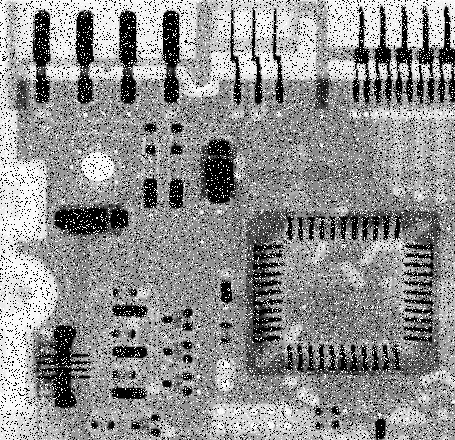
#> input picture images/ckt-board-saltpep.tif, 455 x 440 px
$ python q1.3_sharpen_moon.py images/ckt-board-saltpep.tif out.png   (Python 2 division)
#> lines starting #> are read from the running program, lines starting #| are printed output that depends on the picture
from PIL import Image
import numpy
import random
import sys
import math

im = Image.open(sys.argv[1])
#> im is the input picture: PIL image 455x440 L; min 0, max 255, mean 144.1

imarray = numpy.array(im)

def laplacianFilter():


	mask = [[0, -1, 0],
			[-1, 5, -1],
			[0, -1, 0]]

	outarray = [[0 for x in range(imarray.shape[1])] for y in range(imarray.shape[0])]


	i = 1
	while (i<imarray.shape[0]-1):
		j = 1
		while (j<imarray.shape[1]-1):
			total = (mask[0][0]*imarray[i-1][j-1] + mask[0][1]*imarray[i-1][j] + mask[0][2]*imarray[i-1][j+1]) + \
			(mask[1][0]*imarray[i][j-1] + mask[1][1]*imarray[i][j] + mask[1][2]*imarray[i][j+1]) + \
			(mask[2][0]*imarray[i+1][j-1] + mask[2][1]*imarray[i+1][j] + mask[2][2]*imarray[i+1][j+1])


			val = int(total)

			if val < 0:
				val = 0

			if val > 255:
				val = 255

			outarray[i][j] = val

			j += 1

		i += 1
#> after the loop, i = 439; outarray = 440 items

	out = Image.fromarray(numpy.asarray(outarray, dtype=numpy.uint8))
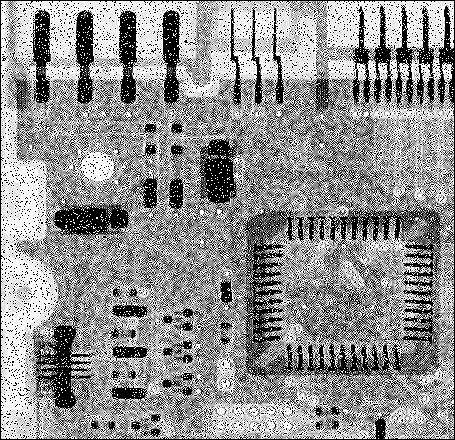
#> out: PIL image 455x440 L; min 0, max 255, mean 144.8
	out.save(sys.argv[2] + "-q1.3.png")
	print "laplacianFilter finished"

laplacianFilter()
